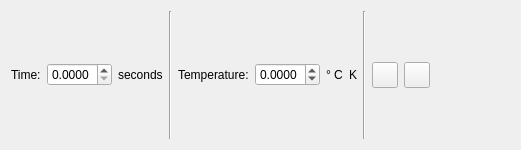
<?xml version="1.0" encoding="UTF-8"?>
<ui version="4.0">
 <class>Form</class>
 <widget class="QWidget" name="Form">
  <property name="geometry">
   <rect>
    <x>0</x>
    <y>0</y>
    <width>521</width>
    <height>150</height>
   </rect>
  </property>
  <property name="maximumSize">
   <size>
    <width>521</width>
    <height>16777215</height>
   </size>
  </property>
  <property name="windowTitle">
   <string>Form</string>
  </property>
  <layout class="QHBoxLayout" name="horizontalLayout_2">
   <item>
    <widget class="QLabel" name="label_2">
     <property name="maximumSize">
      <size>
       <width>40</width>
       <height>16777215</height>
      </size>
     </property>
     <property name="text">
      <string>Time:</string>
     </property>
    </widget>
   </item>
   <item>
    <widget class="QDoubleSpinBox" name="time">
     <property name="maximumSize">
      <size>
       <width>65</width>
       <height>16777215</height>
      </size>
     </property>
     <property name="decimals">
      <number>4</number>
     </property>
     <property name="minimum">
      <double>0.000000000000000</double>
     </property>
     <property name="maximum">
      <double>9999999999.999900817871094</double>
     </property>
    </widget>
   </item>
   <item>
    <widget class="QLabel" name="timeUnits">
     <property name="text">
      <string>seconds</string>
     </property>
    </widget>
   </item>
   <item>
    <widget class="Line" name="line">
     <property name="orientation">
      <enum>Qt::Orientation::Vertical</enum>
     </property>
    </widget>
   </item>
   <item>
    <widget class="QLabel" name="label">
     <property name="text">
      <string>Temperature:</string>
     </property>
    </widget>
   </item>
   <item>
    <widget class="QDoubleSpinBox" name="temp">
     <property name="maximumSize">
      <size>
       <width>65</width>
       <height>16777215</height>
      </size>
     </property>
     <property name="decimals">
      <number>4</number>
     </property>
     <property name="minimum">
      <double>-273.149999999999977</double>
     </property>
     <property name="maximum">
      <double>99999999.989999994635582</double>
     </property>
    </widget>
   </item>
   <item>
    <widget class="QLabel" name="celsiusSymbol">
     <property name="text">
      <string>° C</string>
     </property>
    </widget>
   </item>
   <item>
    <widget class="QLabel" name="kelviSymbol">
     <property name="text">
      <string>K</string>
     </property>
    </widget>
   </item>
   <item>
    <widget class="Line" name="line_2">
     <property name="orientation">
      <enum>Qt::Orientation::Vertical</enum>
     </property>
    </widget>
   </item>
   <item>
    <widget class="QPushButton" name="addButton">
     <property name="maximumSize">
      <size>
       <width>26</width>
       <height>26</height>
      </size>
     </property>
     <property name="font">
      <font>
       <pointsize>13</pointsize>
       <bold>false</bold>
      </font>
     </property>
     <property name="text">
      <string/>
     </property>
     <property name="icon">
      <iconset theme="QIcon::ThemeIcon::ListAdd"/>
     </property>
     <property name="iconSize">
      <size>
       <width>24</width>
       <height>30</height>
      </size>
     </property>
    </widget>
   </item>
   <item>
    <widget class="QPushButton" name="removeButton">
     <property name="sizePolicy">
      <sizepolicy hsizetype="Minimum" vsizetype="Fixed">
       <horstretch>0</horstretch>
       <verstretch>0</verstretch>
      </sizepolicy>
     </property>
     <property name="maximumSize">
      <size>
       <width>26</width>
       <height>26</height>
      </size>
     </property>
     <property name="text">
      <string/>
     </property>
     <property name="icon">
      <iconset theme="QIcon::ThemeIcon::ListRemove"/>
     </property>
     <property name="iconSize">
      <size>
       <width>30</width>
       <height>30</height>
      </size>
     </property>
    </widget>
   </item>
   <item>
    <spacer name="horizontalSpacer">
     <property name="orientation">
      <enum>Qt::Orientation::Horizontal</enum>
     </property>
     <property name="sizeHint" stdset="0">
      <size>
       <width>40</width>
       <height>20</height>
      </size>
     </property>
    </spacer>
   </item>
  </layout>
 </widget>
 <resources/>
 <connections/>
</ui>
